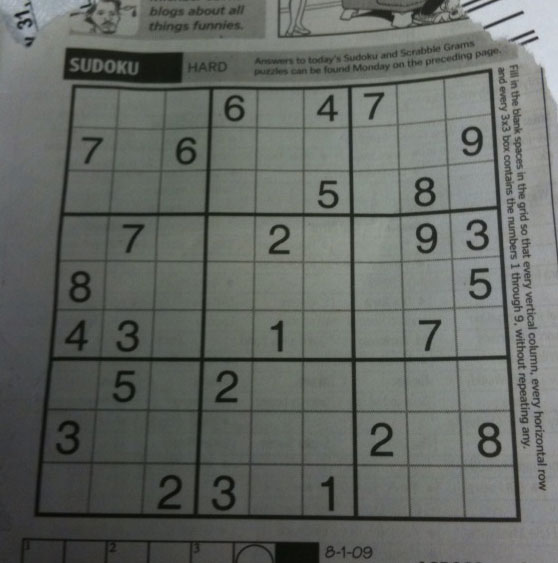
#> input picture Basic/Test_Sudoku_1.jpg, 558 x 563 px
$ python Basic_Tresholding.py
#> lines starting #> are read from the running program, lines starting #| are printed output that depends on the picture
'''
This code is to see the effect of various types of thresholding in a image. This is based on OpenCV Tutorial.
Author: Sabhari Natarajan

The various parameters can be varied using the trackbar.
The results are shown in one single image in the order
    'ORIGINAL'          'NORMAL THRESHOLDING'               'AFTER DILATION'
    'ORIGINAL'          'ADAPTIVE MEAN THRESHOLDING'        'AFTER DILATION'
    'ORIGINAL'          'ADAPTIVE GAUSSIAN THRESHOLDING'    'AFTER DILATION'
'''

import cv2
import numpy as np

def nothing(x):
    pass

img = cv2.imread('Test_Sudoku_1.jpg',0)
#> img: shape (563, 558); min 7, max 218, mean 102.4

def Create_Trackbar():
    cv2.namedWindow('THRESHOLDING',0)
    cv2.resizeWindow('THRESHOLDING',1080,720)
    cv2.createTrackbar('Threshold Value(Normal Threshold)','THRESHOLDING',0,255,nothing)
    cv2.createTrackbar('NEIGHBOUR SIZE(Adaptive Threshold)','THRESHOLDING',3,99,nothing)
    cv2.createTrackbar('SUBTRACTING CONSTANT(Adaptive Threshold)','THRESHOLDING',1,20,nothing)
    cv2.createTrackbar('Kernel Size (For Dilate)','THRESHOLDING',2,20,nothing)
    cv2.createTrackbar('Iterations (For Dilate)','THRESHOLDING',1,20,nothing)

Create_Trackbar()
img = cv2.medianBlur(img,5)
k= 0

while(k!=27):
    Threshold_Value = cv2.getTrackbarPos('Threshold Value(Normal Threshold)','THRESHOLDING')
    Kernel_Size = cv2.getTrackbarPos('Kernel Size (For Dilate)','THRESHOLDING')
    Iter = cv2.getTrackbarPos('Iterations (For Dilate)','THRESHOLDING')
    if Iter<1:  Itera = 1
    if Kernel_Size<1:   Kernel_Size=1
    kernel = np.ones((Kernel_Size,Kernel_Size),np.uint8)
    pix = cv2.getTrackbarPos('NEIGHBOUR SIZE(Adaptive Threshold)','THRESHOLDING')
    if pix%2 == 0:  pix = pix - 1
    if pix < 3: pix = 3
    c = cv2.getTrackbarPos('SUBTRACTING CONSTANT(Adaptive Threshold)','THRESHOLDING')
    ret,th1 = cv2.threshold(img,Threshold_Value,255,cv2.THRESH_BINARY)
#> th1: shape (563, 558); every value is 255
#> ret = 0
    th2 = cv2.adaptiveThreshold(img,255,cv2.ADAPTIVE_THRESH_MEAN_C,cv2.THRESH_BINARY,pix,c)
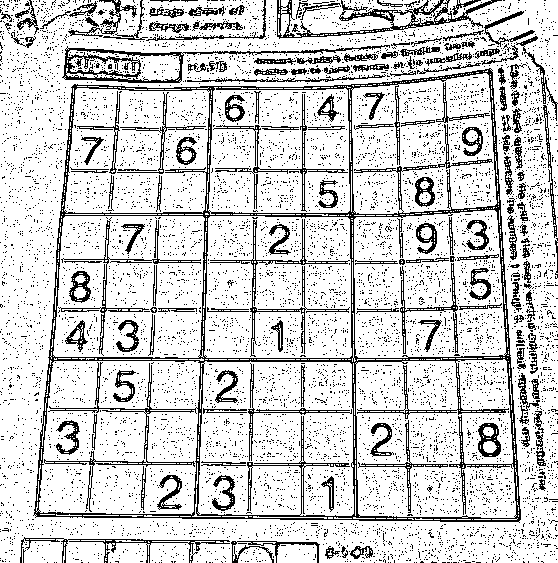
#> th2: shape (563, 558); 82% white; black in thin lines or dots
    th3 = cv2.adaptiveThreshold(img,255,cv2.ADAPTIVE_THRESH_GAUSSIAN_C,cv2.THRESH_BINARY,pix,c)
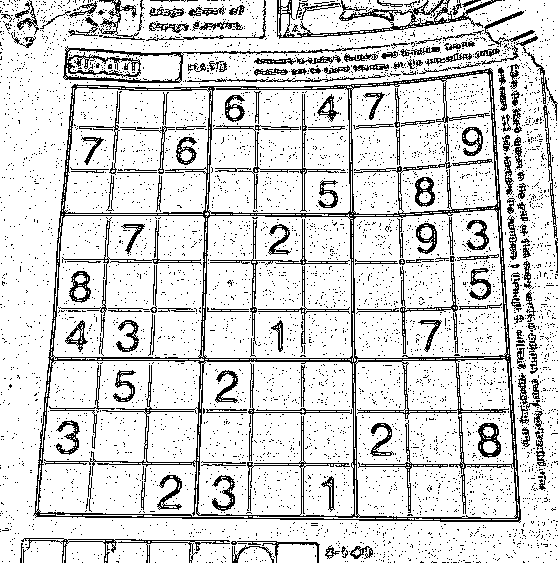
#> th3: shape (563, 558); 84.4% white; black in thin lines or dots

    res_a = np.concatenate((img,th1,cv2.dilate(th1,kernel,iterations = Iter)),axis = 1)
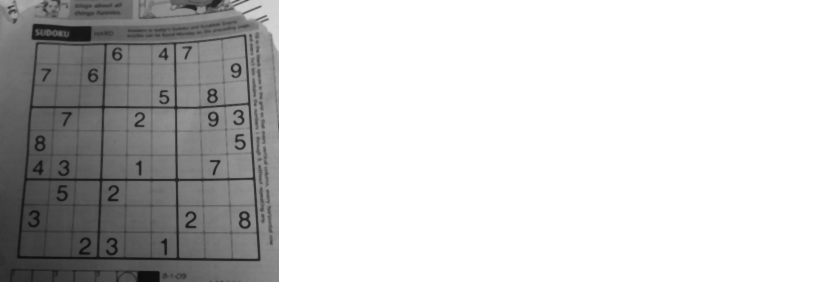
#> res_a: shape (563, 1674) (shown at 1/2 size); min 13, max 255, mean 204.4
    res_b = np.concatenate((img,th2,cv2.dilate(th2,kernel,iterations = Iter)),axis = 1)
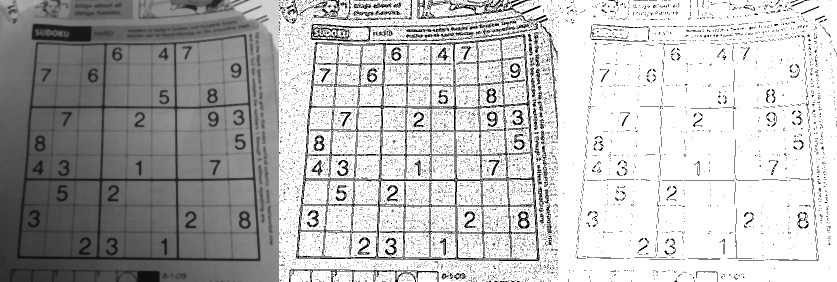
#> res_b: shape (563, 1674) (shown at 1/2 size); min 0, max 255, mean 185.9
    res_c = np.concatenate((img,th3,cv2.dilate(th3,kernel,iterations = Iter)),axis = 1)
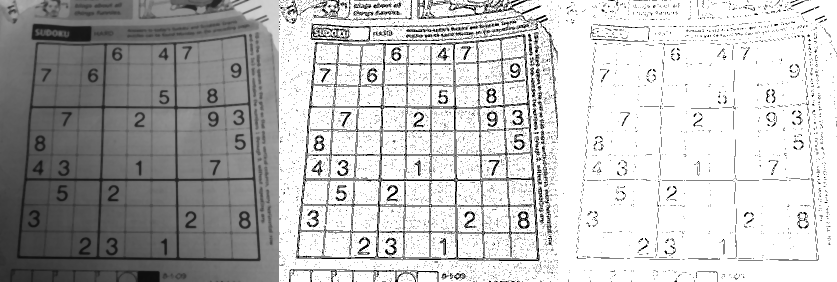
#> res_c: shape (563, 1674) (shown at 1/2 size); min 0, max 255, mean 188.5
    res = np.concatenate((res_a,res_b,res_c),axis = 0)
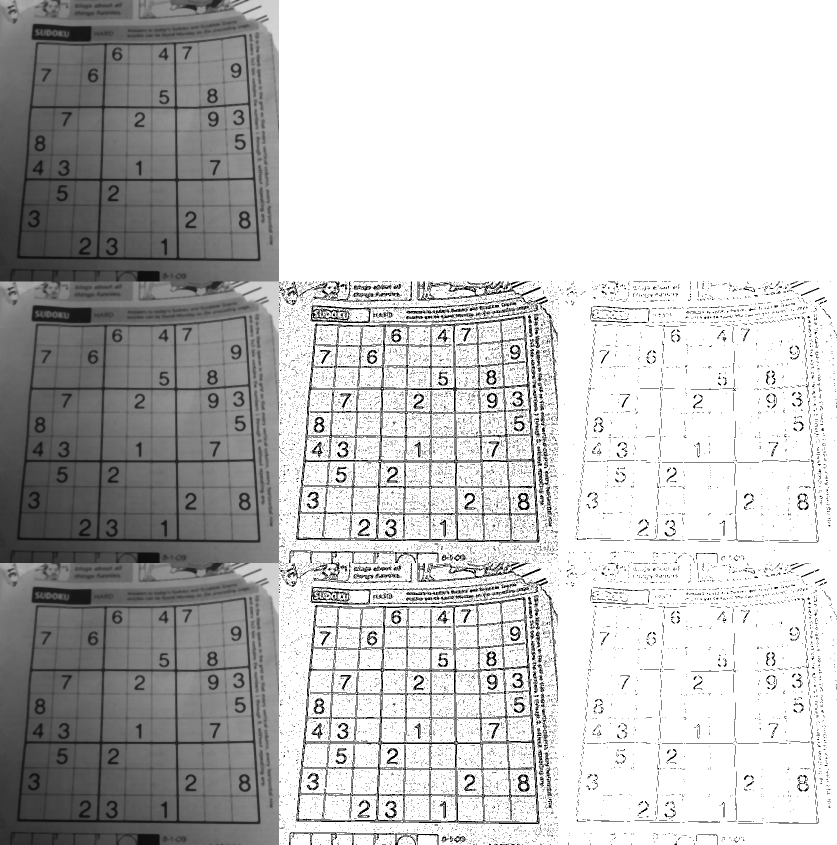
#> res: shape (1689, 1674) (shown at 1/2 size); min 0, max 255, mean 193
    scale = min(1080.0/res.shape[0],720.0/res.shape[1])
#> scale = 0.43
    res = cv2.resize(res,None,fx=scale, fy=scale, interpolation = cv2.INTER_CUBIC)
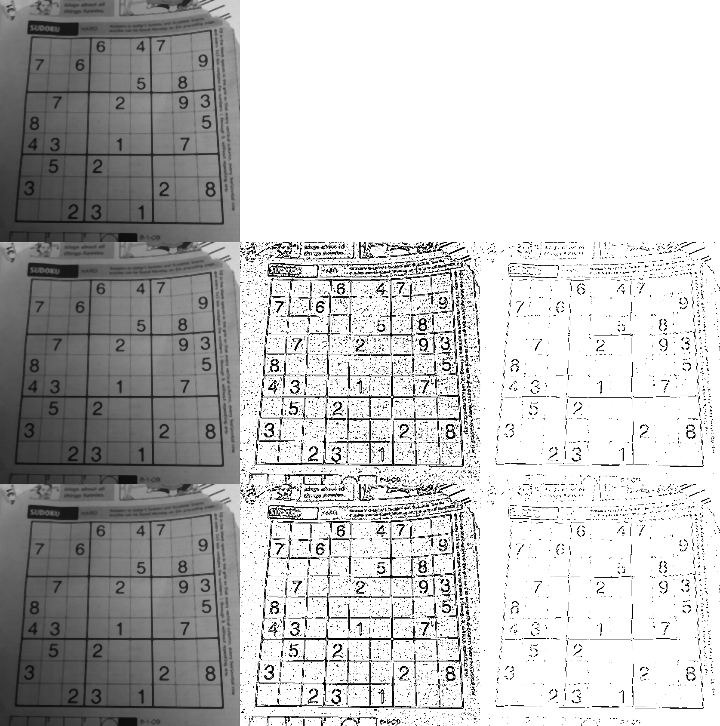
#> res: shape (726, 720); min 0, max 255, mean 192.3
    cv2.imshow('THRESHOLDING',res)
    k = cv2.waitKey(1) & 0xFF
#> (key Esc is pressed here)

cv2.startWindowThread()
cv2.destroyAllWindows()

$ run again, with Basic/Test_Sudoku_2.jpg copied over Basic/Test_Sudoku_1.jpg
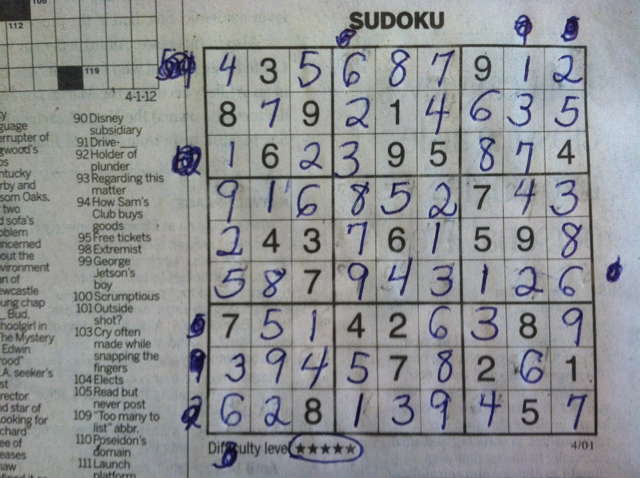
#> input picture Basic/Test_Sudoku_2.jpg, 640 x 478 px
#> th1: shape (478, 640); every value is 255
#> ret = 0
#> `th2 = cv2.adaptiveThreshold(img,255,cv2.ADAPTIVE_THRESH_MEAN_C,cv2.THR..`:
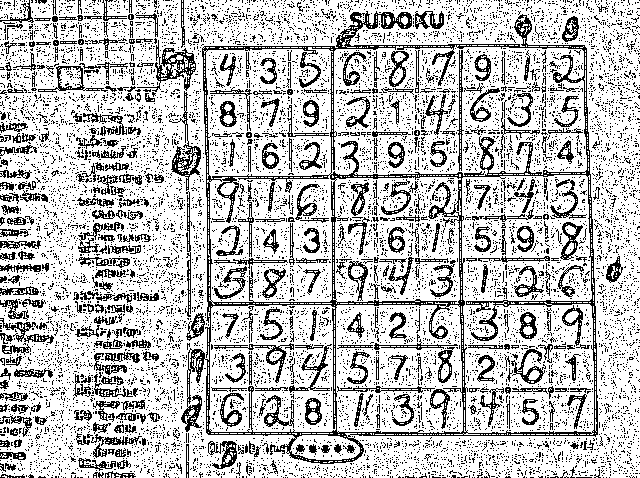
#> th2: shape (478, 640); 75% white; black in thin lines or dots
#> th3: shape (478, 640); 77.6% white; black in thin lines or dots
#> `res = cv2.resize(res,None,fx=scale, fy=scale, interpolation = cv2.INTE..`:
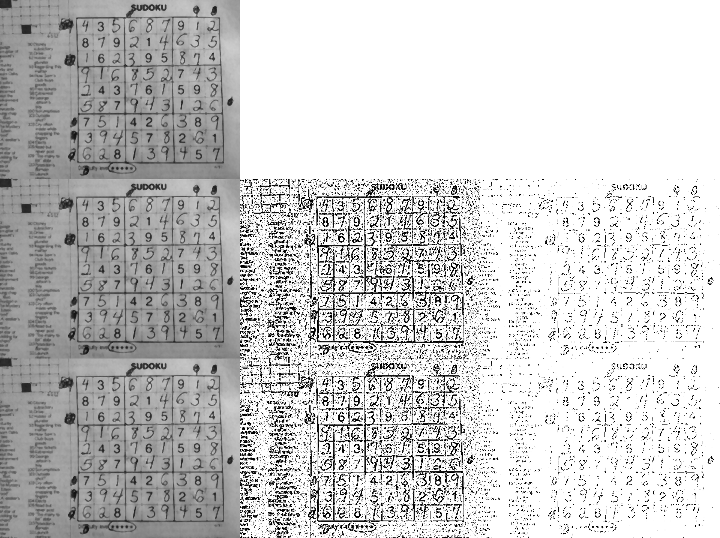
#> res: shape (538, 720); min 0, max 255, mean 202.1

$ run again, with Basic/Test_Noise_1.jpg copied over Basic/Test_Sudoku_1.jpg
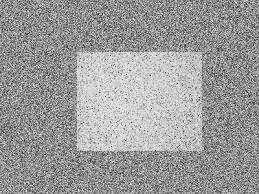
#> input picture Basic/Test_Noise_1.jpg, 259 x 194 px
#> img is the input picture: shape (194, 259); min 15, max 255, mean 155.5
#> th1: shape (194, 259); every value is 255
#> ret = 0
#> th2: shape (194, 259); 57.2% white; black in thin lines or dots
#> th3: shape (194, 259); 59% white; black in thin lines or dots
#> `res = cv2.resize(res,None,fx=scale, fy=scale, interpolation = cv2.INTE..`:
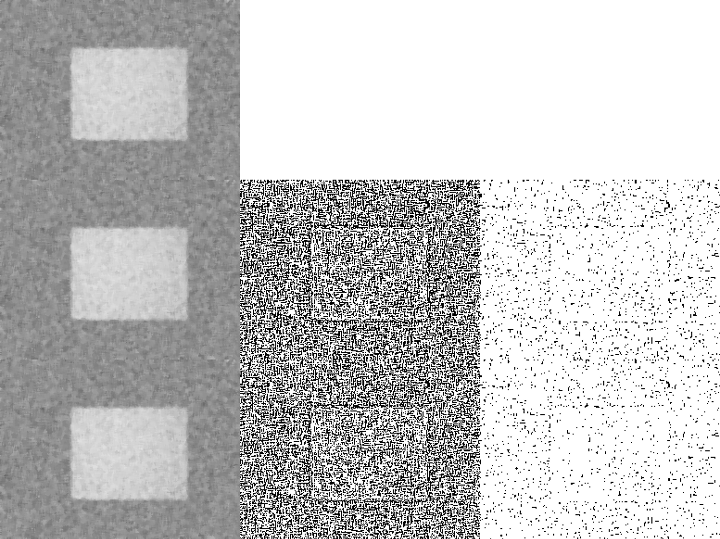
#> res: shape (539, 720); min 0, max 255, mean 195.5
